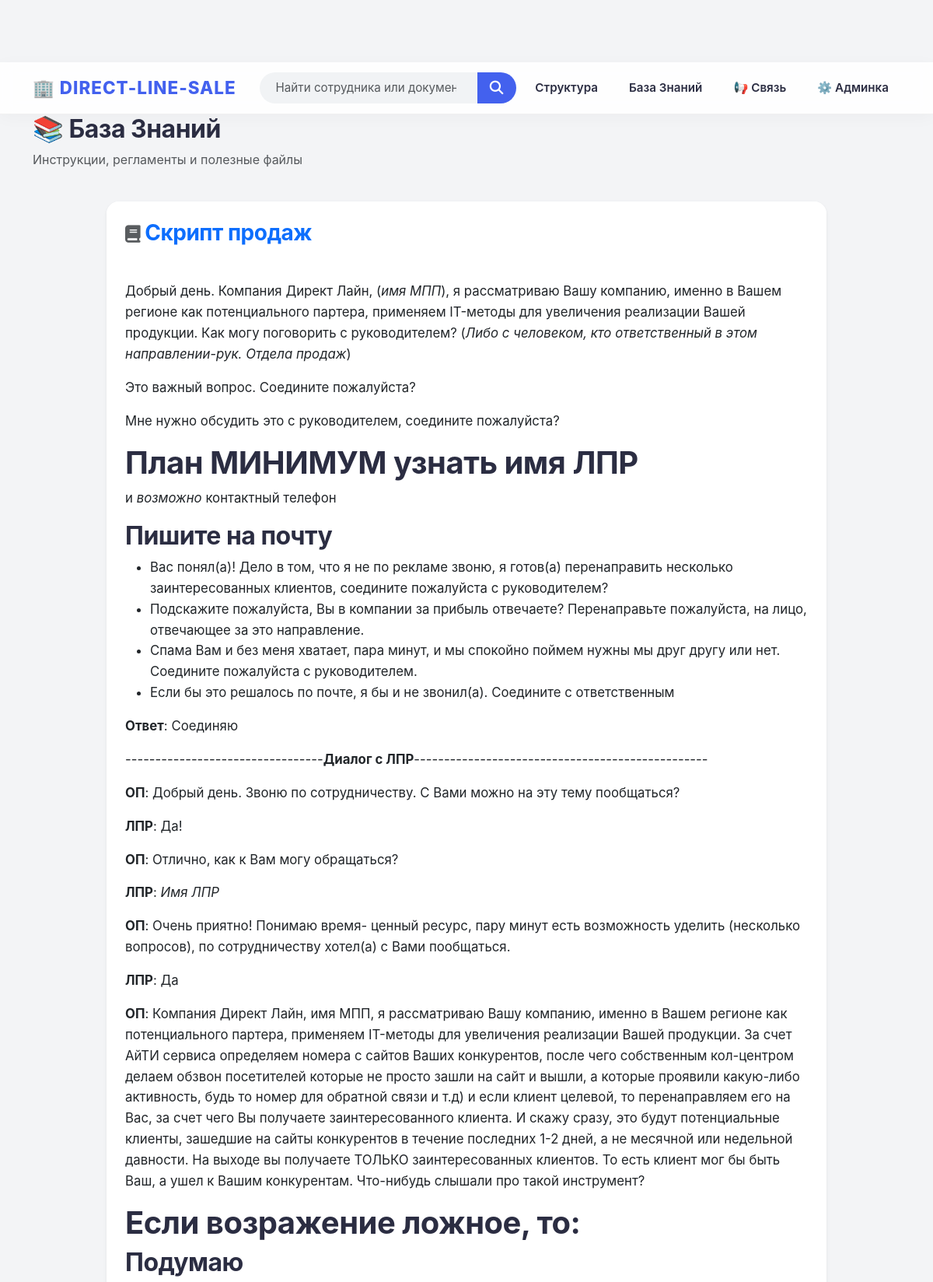
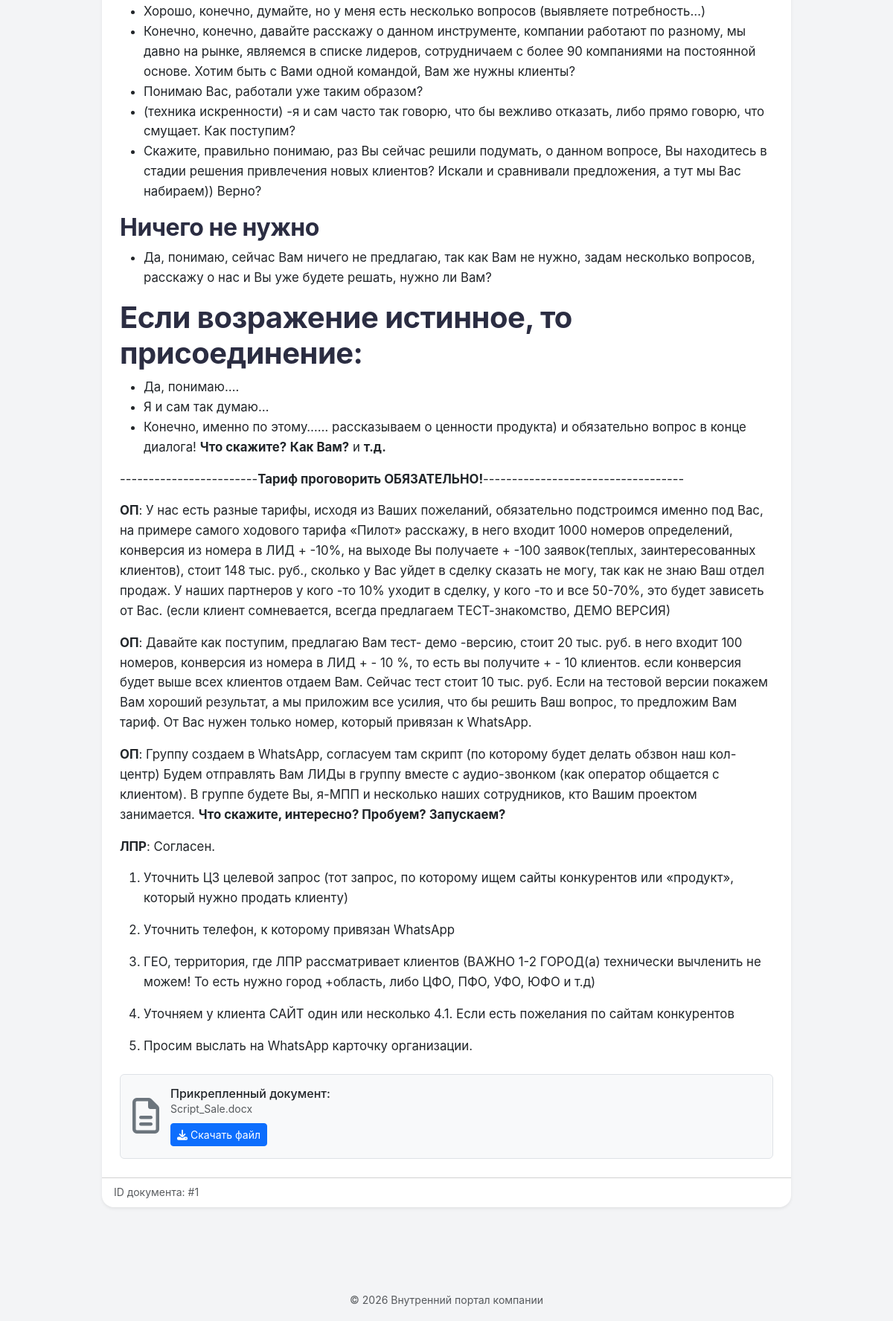
/wiki, run on the app's committed database (2 pictures, top to bottom).
### app.py (models this page shows, shortened)
class Article(db.Model):
    id = db.Column(db.Integer, primary_key=True)
    title = db.Column(db.String(200), nullable=False,
                      index=True)  # Индекс для поиска
    content = db.Column(db.Text, nullable=True)
    file_path = db.Column(db.String(200), nullable=True)

### app.py (the view)
@app.route('/wiki')
def wiki():
    articles = Article.query.all()
    return render_template('wiki.html', articles=articles)

### app.py (called while the page is built)
@app.template_filter('markdown')
def render_markdown(text):
    return markdown.markdown(text) if text else ""

### templates/wiki.html (shortened to what this page needs)
{% extends "base.html" %}
{% block content %}
<div class="row mb-4 align-items-center">
    <div class="col">
        <h2>📚 База Знаний</h2>
        <p class="text-muted">Инструкции, регламенты и полезные файлы</p>
    </div>
</div>
<div class="row">
    {% for article in articles %}
    <div class="col-lg-10 offset-lg-1 mb-5"> <div class="card shadow-sm">
            <div class="card-header bg-white border-bottom-0 pt-4 px-4">
                <h3 class="text-primary m-0">
                    <i class="fa fa-book text-muted" aria-hidden="true" style="font-size: 0.8em;"></i>
                    {{ article.title }}
                </h3>
            </div>
            <div class="card-body px-4">
                {% if article.content %}
                    <div class="article-content text-dark" style="font-size: 1.05em; line-height: 1.6;">
                        {{ article.content | markdown | safe }}
                    </div>
                {% endif %}
                {% if article.file_path %}
                <div class="mt-4 p-3 bg-light rounded border d-flex align-items-center">
                    <div class="mr-3">
                        <i class="fa fa-file-text-o fa-3x text-secondary"></i>
                    </div>
                    <div style="margin-left: 15px;">
                        <h6 class="m-0 text-dark">Прикрепленный документ:</h6>
                        <small class="text-muted d-block mb-2">{{ article.file_path }}</small>
                        <a href="{{ url_for('static', filename='uploads/' + article.file_path) }}" class="btn btn-sm btn-primary" download>
                            <i class="fa fa-download"></i> Скачать файл
                        </a>
                    </div>
                </div>
                {% endif %}
            </div>
            <div class="card-footer bg-transparent text-muted small">
                ID документа: #{{ article.id }}
            </div>
        </div>
    </div>
    {% endfor %}
</div>
{% endblock %}

### static/css/style.css (style rules this page uses)
:root { --primary-color: #4361ee; --primary-gradient: linear-gradient(135deg, #4361ee 0%, #3a0ca3 100%); --bg-color: #f3f4f6; --card-bg: #ffffff; --text-main: #2b2d42; --text-muted: #8d99ae; --shadow-soft: 0 10px 30px -10px rgba(0, 0, 0, 0.1); --shadow-hover: 0 20px 40px -10px rgba(67, 97, 238, 0.25); --radius: 16px; }
body { background-color: var(--bg-color); font-family: -apple-system, BlinkMacSystemFont, "Segoe UI", Roboto, Helvetica, Arial, sans-serif; color: var(--text-main); line-height: 1.6; padding-top: 80px; }
h1, h2, h3, h4, h5 { font-weight: 700; color: var(--text-main); letter-spacing: -0.5px; }
a { text-decoration: none !important; }
.card { border: none; border-radius: var(--radius); background: var(--card-bg); box-shadow: var(--shadow-soft); transition: transform 0.3s ease, box-shadow 0.3s ease; overflow: hidden; }
.card-header { background: white; border-bottom: 1px solid #f0f0f0; padding: 20px; }
.card-body { padding: 25px; }

### data on the page
Article: title "Скрипт продаж", content "Добрый день. Компания Директ Лайн, ( имя МПП ), я рассматриваю Вашу компанию, именно в Вашем регионе как потенциального партера, применяем IT-методы для увеличения реализации Вашей продукции. Как могу поговорить с руководителем? ( Либо с человеком, кто ответственный в этом направлении-рук. Отдела продаж ) Это важный вопрос. Соедините пожалуйста? Мне нужно обсудить это с руководителем, соедините пожалуйста? План МИНИМУМ узнать имя ЛПР и возможно контактный телефон Пишите на почту Вас понял(а)! Дело в том, что я не по рекламе звоню, я готов(а) перенаправить несколько заинтересованных клиентов, соедините пожалуйста с руководителем? Подскажите пожалуйста, Вы в компании за прибыль отвечаете?…", file_path "Script_Sale.docx", id "1"
